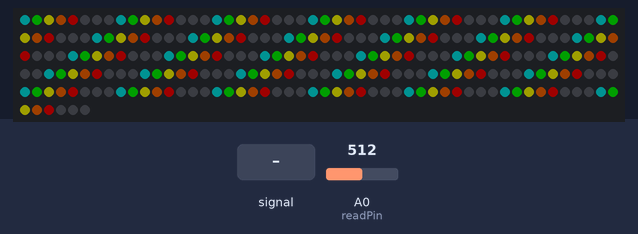
A sketch run on a simulated Arduino Uno, built for the host (arithmetic inside an expression is 32-bit, double 64-bit). On the bench: 256 RGB LEDs in strip order, left to right, continuing on the next row. The inputs (shaded band) are chosen by the test bench; at power-on: A0 (readPin) = 512. Dim RGB values are drawn brighter than linear.

Above: at 1.2 s.
1.3 s: A0 (readPin) fed a 200 Hz sine of ±460 counts around its level
At 1.47 s:
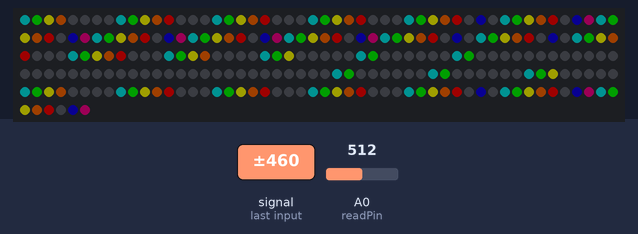
3.7 s: A0 (readPin) set to 306
At 4.2 s:
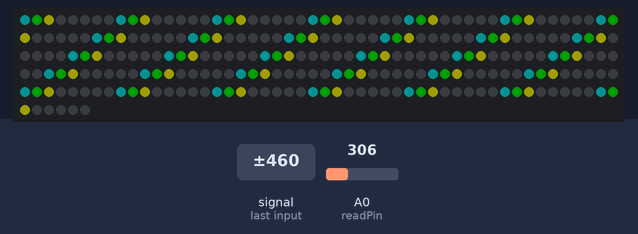
5.2 s: A0 (readPin) set to 122
At 6.4 s:
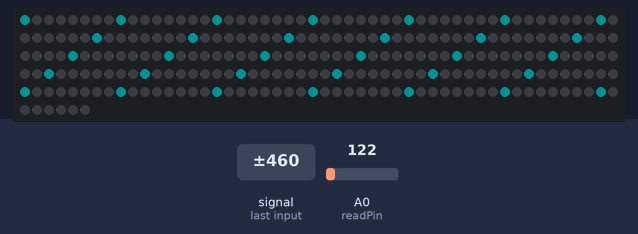
6.7 s: A0 (readPin) set to 90
8.2 s: A0 (readPin) set to 900
At 9.0 s:
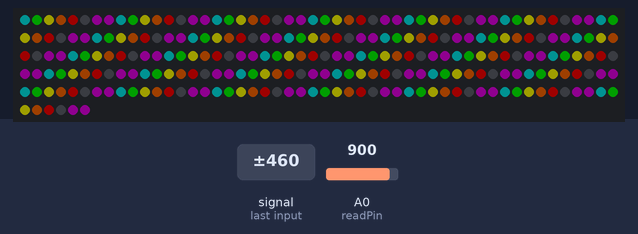
9.7 s: A0 (readPin) set to 716
At 11.1 s:
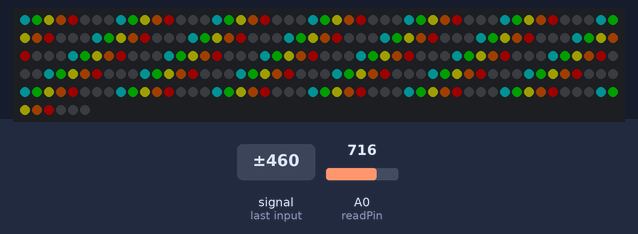
Timing chart, 0 to 12.2 s (numbered marks = the images above; inputs shaded):
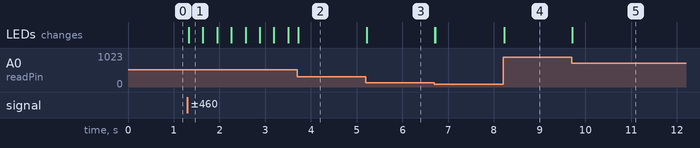

The sketch:

LED_MAT_Working_Spectrum_Analyzer.ino
```cpp
/***
 *
 *    MMMMMMMM               MMMMMMMM   SSSSSSSSSSSSSSS         GGGGGGGGGGGGGEEEEEEEEEEEEEEEEEEEEEE     QQQQQQQQQ     77777777777777777777
 *    M:::::::M             M:::::::M SS:::::::::::::::S     GGG::::::::::::GE::::::::::::::::::::E   QQ:::::::::QQ   7::::::::::::::::::7
 *    M::::::::M           M::::::::MS:::::SSSSSS::::::S   GG:::::::::::::::GE::::::::::::::::::::E QQ:::::::::::::QQ 7::::::::::::::::::7
 *    M:::::::::M         M:::::::::MS:::::S     SSSSSSS  G:::::GGGGGGGG::::GEE::::::EEEEEEEEE::::EQ:::::::QQQ:::::::Q777777777777:::::::7
 *    M::::::::::M       M::::::::::MS:::::S             G:::::G       GGGGGG  E:::::E       EEEEEEQ::::::O   Q::::::Q           7::::::7
 *    M:::::::::::M     M:::::::::::MS:::::S            G:::::G                E:::::E             Q:::::O     Q:::::Q          7::::::7
 *    M:::::::M::::M   M::::M:::::::M S::::SSSS         G:::::G                E::::::EEEEEEEEEE   Q:::::O     Q:::::Q         7::::::7
 *    M::::::M M::::M M::::M M::::::M  SS::::::SSSSS    G:::::G    GGGGGGGGGG  E:::::::::::::::E   Q:::::O     Q:::::Q        7::::::7
 *    M::::::M  M::::M::::M  M::::::M    SSS::::::::SS  G:::::G    G::::::::G  E:::::::::::::::E   Q:::::O     Q:::::Q       7::::::7
 *    M::::::M   M:::::::M   M::::::M       SSSSSS::::S G:::::G    GGGGG::::G  E::::::EEEEEEEEEE   Q:::::O     Q:::::Q      7::::::7
 *    M::::::M    M:::::M    M::::::M            S:::::SG:::::G        G::::G  E:::::E             Q:::::O  QQQQ:::::Q     7::::::7
 *    M::::::M     MMMMM     M::::::M            S:::::S G:::::G       G::::G  E:::::E       EEEEEEQ::::::O Q::::::::Q    7::::::7
 *    M::::::M               M::::::MSSSSSSS     S:::::S  G:::::GGGGGGGG::::GEE::::::EEEEEEEE:::::EQ:::::::QQ::::::::Q   7::::::7
 *    M::::::M               M::::::MS::::::SSSSSS:::::S   GG:::::::::::::::GE::::::::::::::::::::E QQ::::::::::::::Q   7::::::7
 *    M::::::M               M::::::MS:::::::::::::::SS      GGG::::::GGG:::GE::::::::::::::::::::E   QQ:::::::::::Q   7::::::7
 *    MMMMMMMM               MMMMMMMM SSSSSSSSSSSSSSS           GGGGGG   GGGGEEEEEEEEEEEEEEEEEEEEEE     QQQQQQQQ::::QQ77777777
 *                                                                                                              Q:::::Q
 *                                                                                                               QQQQQQ
 *
 *
 */

#include <Adafruit_NeoPixel.h>

int numStrips = 32;
int ledDataPin = 6;
int ledsPerChannel = 8;
int numLeds = ledsPerChannel * numStrips;

double divideBy1023 = 1.0 / 1023.0;
double divideTimesLeds = divideBy1023 * (ledsPerChannel);


Adafruit_NeoPixel leds = Adafruit_NeoPixel(numLeds, ledDataPin, NEO_GRB + NEO_KHZ800);

uint32_t black = leds.Color(0, 0, 0);

uint32_t colors[5] = {
  leds.Color(0, 150, 150),
  leds.Color(0, 255, 0),
  leds.Color(255, 255, 0),
  leds.Color(255, 105, 0),
  leds.Color(255, 0, 0)
};

int readPin = 0;
int strobePin = 4;
int resetPin = 5;

int spectrum[7] = {0, 0, 0, 0, 0, 0, 0};

void setup() {
  //#if defined DEBUG
  Serial.begin(2000000);
  //#endif

  pinMode(readPin, INPUT);
  pinMode(strobePin, OUTPUT);
  pinMode(resetPin, OUTPUT);

  digitalWrite(resetPin, LOW);
  digitalWrite(strobePin, HIGH);

  leds.begin();
  leds.setBrightness(30);
}

void loop() {
  #if defined DEBUG
  unsigned long start = micros();
  #endif

  readSpectrum();
  displayAll();

  #if defined DEBUG
  unsigned long endTime = micros();
  Serial.println(endTime - start);
  #endif
}

void readSpectrum() {
  digitalWrite(resetPin, HIGH);
  digitalWrite(resetPin, LOW);

  delayMicroseconds(75);

  for (int i = 0; i < numStrips; i++) {
    digitalWrite(strobePin, LOW);
    delayMicroseconds(40);
    spectrum[i] = analogRead(readPin);
    digitalWrite(strobePin, HIGH);
    delayMicroseconds(40);
  }
}

void displayAll() {
  leds.clear();
  for (int i = 0; i < numStrips; i++) {
    displaySpectrum(spectrum[i], i);
  }

  leds.show();
}

void displaySpectrum(int value, int channel) {

  int level = value * divideTimesLeds;

  if (value > 100) {
    level++;
  }

  int beginningIndex = ledsPerChannel * channel;
  int endingIndex = beginningIndex + level;

  int ledIndex = 0;
  for(int i = beginningIndex; i < endingIndex; i++){
    leds.setPixelColor(i, colors[ledIndex++]);
  }
}
```

Measured:
- after the input at 1.3 s, the LEDs: change at once (image 1)
- after the input at 3.7 s, the LEDs: change at once (image 2)
- after the input at 5.2 s, the LEDs: change at once (image 3)
- after the input at 8.2 s, the LEDs: change at once (image 4)
- after the input at 9.7 s, the LEDs: change at once (image 5)
